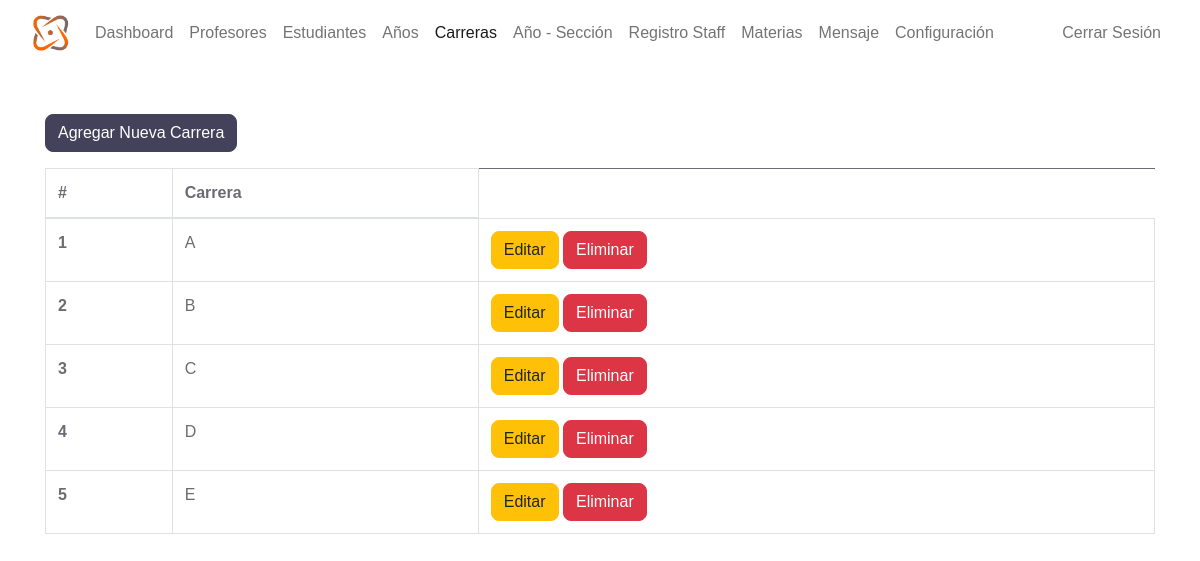
Screenshot of /admin/section.php (signed in) with the database file from the repository.
### tables this page shows
CREATE TABLE `section` (
  `section_id` int(11) NOT NULL,
  `section` varchar(7) NOT NULL
);

### admin/data/section.php (called while the page is built, shortened)
<?php
function getAllSections($conn){
   $sql = "SELECT * FROM section";
   $stmt = $conn->prepare($sql);
   $stmt->execute();
   if ($stmt->rowCount() >= 1) {
     $sections = $stmt->fetchAll();
     return $sections;
   }else {
    return 0;
   }
}

### admin/section.php (the view, shortened to what this page needs)
<?php
if (
  isset($_SESSION['admin_id']) &&
  isset($_SESSION['role'])
) {
  if ($_SESSION['role'] == 'Admin') {
    include "../DB_connection.php";
    include "data/section.php";
    $sections = getAllSections($conn);
?>
    <!DOCTYPE html>
    <html lang="en">
    <head>
      <link rel="stylesheet" href="https://cdn.jsdelivr.net/npm/bootstrap@5.2.0/dist/css/bootstrap.min.css">
      <link rel="stylesheet" href="../css/style.css">
      <link rel="stylesheet" href="https://cdnjs.cloudflare.com/ajax/libs/font-awesome/4.7.0/css/font-awesome.min.css">
    </head>
    <body>
      <?php
      include "inc/navbar.php";
      if ($sections != 0) {
      ?>
        <div class="container mt-5">
          <a href="section-add.php" class="btn btn-dark">Agregar Nueva Carrera</a>
          <div class="table-responsive">
            <table class="table table-bordered mt-3 n-table">
              <thead>
                <tr>
                  <th scope="col">#</th>
                  <th scope="col">Carrera</th>
                </tr>
              </thead>
              <tbody>
                <?php $i = 0;
                foreach ($sections as $section) {
                  $i++;  ?>
                  <tr>
                    <th scope="row"><?= $i ?></th>
                    <td>
                      <?php
                      echo $section['section'];
                      ?>
                    </td>
                    <td>
                      <a href="section-edit.php?section_id=<?= $section['section_id'] ?>" class="btn btn-warning">Editar</a>
                      <a href="section-delete.php?section_id=<?= $section['section_id'] ?>" class="btn btn-danger">Eliminar</a>
                    </td>
                  </tr>
                <?php } ?>
              </tbody>
            </table>
          </div>
        <?php } else { ?>
          <div class="alert alert-info .w-450 m-5" role="alert">
            Registro vacío!
          </div>
        <?php } ?>
        </div>
    </body>
    </html>
<?php
  } else {
    header("Location: ../login.php");
    exit;
  }
} else {
  header("Location: ../login.php");
  exit;
}
?>

### rows the page displays
section: section "A"
section: section "B"
section: section "C"
section: section "D"
section: section "E"
